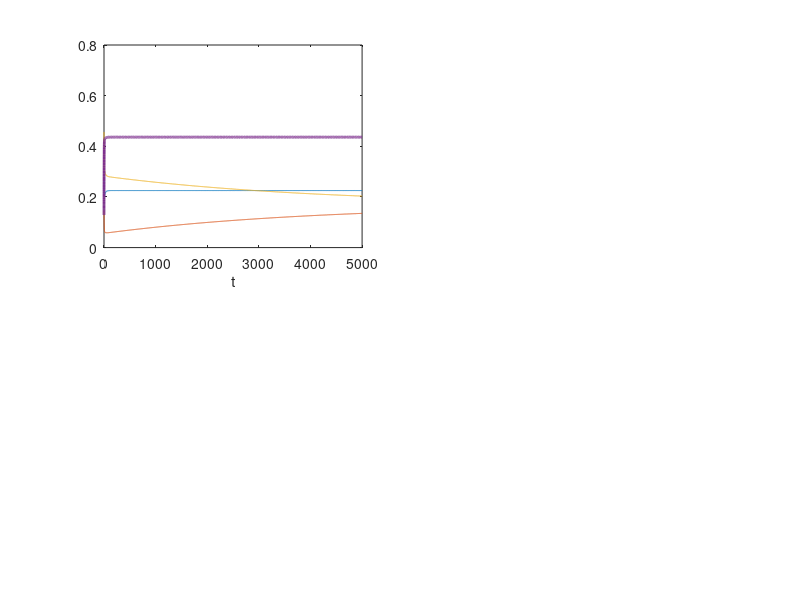

The MATLAB script that drew this image:
% ModelIS   [ S, R_A^A,R_A^B,R_B^A,R_B^B,X ]

 y0=[rand(6,1);0]
 y0=y0./sum(y0);
% y0=[ swap*(yOut(end,1:6)') ;0];
% y0= [(yOut(end,1:6)');0];

T=250;
mu=1/15; %(immgration/emigration rate)
beta= [1,0.99,0.99]; %Infection rates;

chi=@(t) 0.5;

ts=linspace(0,10*T,1000);

smallImport=0.001;

filter= @(t) [1;chi(t);1-chi(t);chi(t);1-chi(t);1];%DumbMixing
importation= [0.5,smallImport,smallImport,smallImport,smallImport,1]';
importation=  importation*mu/(filter(1)'*importation);

b=0.5;
betaMatrix= [b,0,0,0,0,0;
             0,b,b,0,0,0;
             0,b,b,0,0,0;
             0,0,0,b,b,0;
             0,0,0,b,b,0;
             -b,-b,-b,-b,-b,0];
         
g=1/10; %Ten day recovery without meds;
q=1/4; %treated recovery.
recovery= diag(-[q,g,q,q,g,0]);
recovery(6,:)=[q,g,q,q,g,0];
         
Deriv =@(t,V) [(filter(t).*importation + filter(t).*betaMatrix*V(1:6)*V(6) + recovery*V(1:6)-mu*V(1:6)); V(6)];

[tOut,yOut] = ode45(Deriv,[0,20*T],y0);

% figure(1)
% plot(tOut,yOut);
% hold on
% plot(tOut,chi(tOut));

figure(1)
subplot(2,2,1)
smoosh= [1,0,0,0,0,0,0;
         0,1,1,0,0,0,0;
         0,0,0,1,1,0,0;
         0,0,0,0,0,1,0];
     
plot(tOut,yOut*smoosh(1:3,:)');
hold on
plot(tOut,yOut*smoosh(4,:)','lineWidth',2);
xlabel('t');
ylim([0,0.8])
meanX=yOut(end,end)./tOut(end)

% dumbApproxA= importation(2)/(q-g) *exp(-q*tOut);
% dumbApproxB= (q/g)*importation(2)/(q-g) *(1-exp(-g*tOut));
% 
% plot(tOut,dumbApproxA)
% plot(tOut,dumbApproxB)
